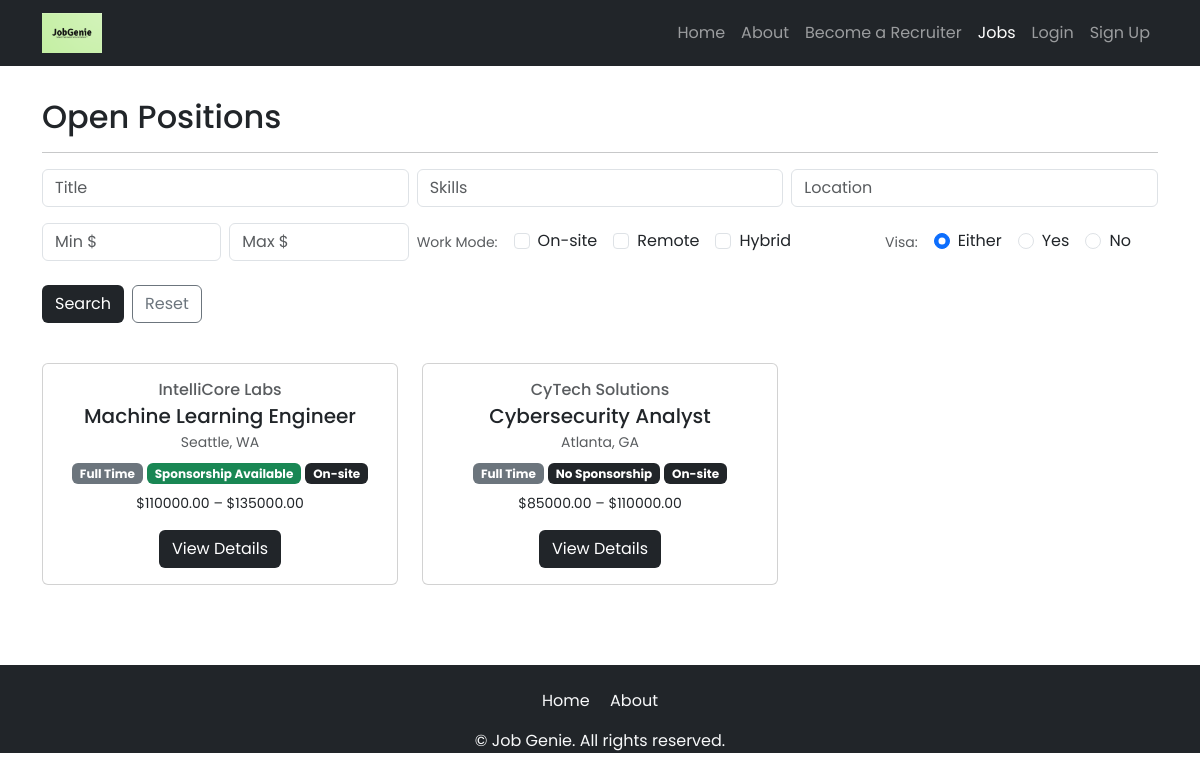
The app's page /jobs/, older data.
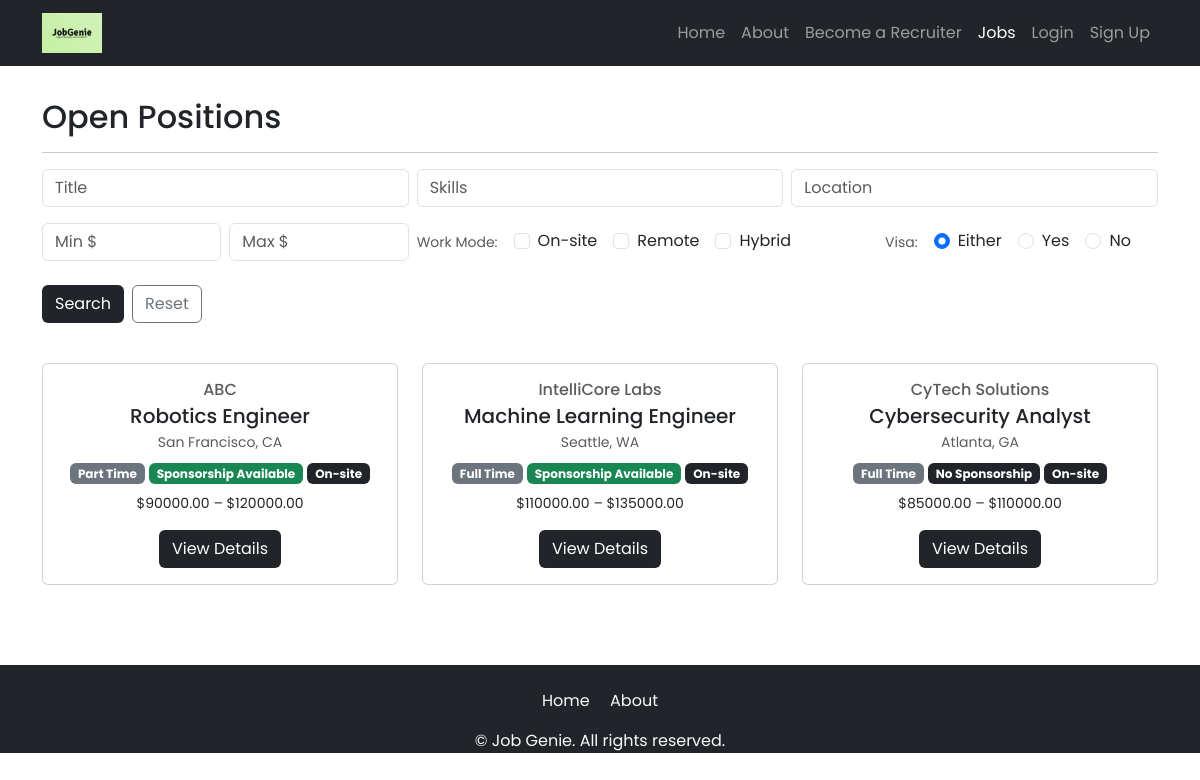
The same page, newer data.
### jobs/models.py (models this page shows, shortened)
class Job(models.Model):
    JOB_TYPES = [
        ('FT', 'Full Time'),
        ('PT', 'Part Time'),
        ('IN', 'Internship'),
        ('CT', 'Contractor'),
    ]
    REMOTE_TYPES = [
        ('ON', 'On-site'),
        ('RE', 'Remote'),
        ('HY', 'Hybrid'),
    ]
    SPONSORSHIP_OPT = [
        ('YES', 'Sponsorship Available'),
        ('NO', 'No Sponsorship'),
    ]
    recruiter = models.ForeignKey(
    Recruiter,
    on_delete=models.CASCADE,
    related_name="jobs",
    null=True,
    blank=True
    )
    title = models.CharField(max_length=255)
    company_name = models.CharField(max_length=255, blank=True, default="")
    skills = models.TextField(help_text="List required skills, separated by commas", blank=True, default="")
    location = models.CharField(max_length=255)
    salary_min = models.DecimalField(max_digits=10, decimal_places=2, null=True, blank=True)
    salary_max = models.DecimalField(max_digits=10, decimal_places=2, null=True, blank=True)
    job_type = models.CharField(max_length=2, choices=JOB_TYPES)
    visa_sponsorship = models.CharField(max_length=3, choices=SPONSORSHIP_OPT, default='NO')
    remote_type = models.CharField(max_length=2, choices=REMOTE_TYPES, default='ON')
    created_at = models.DateTimeField(auto_now_add=True)
    updated_at = models.DateTimeField(auto_now=True)
    class Meta:
        indexes = [
            models.Index(fields=['job_type']),
            models.Index(fields=['remote_type']),
            models.Index(fields=['location']),
        ]
        ordering = ['-created_at']

### jobs/views.py (the view)
# urls.py: path('', JobListView.as_view(), name='job_list'),
class JobListView(ListView):
    model = Job
    template_name = 'jobs/job_list.html'
    context_object_name = 'jobs'
    paginate_by = 12
    def get_queryset(self):
        qs = Job.objects.all().order_by('-created_at')
        g = self.request.GET
        if g.get('title'):
            qs = qs.filter(title__icontains=g['title'])
        if g.get('location'):
            qs = qs.filter(location__icontains=g['location'])
        if g.get('skills'):
            raw = g['skills'].replace(',', ' ')
            tokens = [t.strip() for t in raw.split() if t.strip()]
            if tokens:
                qs = qs.filter(reduce(operator.or_, (Q(skills__icontains=t) for t in tokens)))
        job_types = g.getlist('job_type')
        if job_types:
            qs = qs.filter(job_type__in=job_types)
        remote_types = g.getlist('remote_type')
        if remote_types:
            qs = qs.filter(remote_type__in=remote_types)
        visa = g.get('visa')
        if visa in ('YES', 'NO'):
            qs = qs.filter(visa_sponsorship=visa)
        min_salary = g.get('min_salary')
        max_salary = g.get('max_salary')
        if min_salary:
            qs = qs.filter(Q(salary_max__isnull=True) | Q(salary_max__gte=min_salary))
        if max_salary:
            qs = qs.filter(Q(salary_min__isnull=True) | Q(salary_min__lte=max_salary))
        if self.request.user.is_authenticated:
            applied = Application.objects.filter(candidate=self.request.user)
            applied_dict = {app.job_id: app for app in applied}
            for job in qs:
                job.my_application = applied_dict.get(job.id)
        return qs
    def get_context_data(self, **kwargs):
        ctx = super().get_context_data(**kwargs)
        g = self.request.GET
        ctx['filter_form'] = JobFilterForm(g or None)
        ctx['selected_remote_types'] = g.getlist('remote_type')
        ctx['selected_visa'] = g.get('visa', '')
        return ctx

### jobs/forms.py
class JobFilterForm(forms.Form):
    title = forms.CharField(required=False)
    skills = forms.CharField(required=False, help_text="Separate skills with comma or space")
    location = forms.CharField(required=False)
    min_salary = forms.DecimalField(required=False, min_value=0)
    max_salary = forms.DecimalField(required=False, min_value=0)
    job_type = forms.MultipleChoiceField(
        required=False, choices=Job.JOB_TYPES, widget=forms.CheckboxSelectMultiple
    )
    remote_type = forms.MultipleChoiceField(
        required=False, choices=Job.REMOTE_TYPES, widget=forms.CheckboxSelectMultiple
    )
    visa = forms.ChoiceField(
        required=False,
        choices=[('', 'Either'), ('YES', 'Sponsorship available'), ('NO', 'No sponsorship')],
    )

### jobs/templates/jobs/job_list.html (shortened to what this page needs)
{% extends 'base.html' %}
{% load static %}
{% block content %}
<div class="p-3">
  <div class="container">
    <div class="row mt-3">
      <div class="col mx-auto mb-3">
        <h2>Open Positions</h2>
        <hr />
        <form method="GET" class="mb-3">
          <div class="row g-2">
            <div class="col-12 col-md-4">
              <input type="text" class="form-control" name="title"
                     value="{{ request.GET.title }}" placeholder="Title">
            </div>
            <div class="col-12 col-md-4">
              <input type="text" class="form-control" name="skills"
                     value="{{ request.GET.skills }}" placeholder="Skills">
            </div>
            <div class="col-12 col-md-4">
              <input type="text" class="form-control" name="location"
                     value="{{ request.GET.location }}" placeholder="Location">
            </div>
          </div>
          <div class="row g-2 mt-2 align-items-center">
            <div class="col-12 col-md-4 d-flex gap-2">
              <input type="number" step="0.01" class="form-control" name="min_salary"
                     value="{{ request.GET.min_salary }}" placeholder="Min $">
              <input type="number" step="0.01" class="form-control" name="max_salary"
                     value="{{ request.GET.max_salary }}" placeholder="Max $">
            </div>
            <div class="col-12 col-md-5 d-flex flex-wrap align-items-center gap-3">
              <div class="small text-muted">Work Mode:</div>
              <label class="form-check">
                <input class="form-check-input" type="checkbox" name="remote_type" value="ON"
                       {% if 'ON' in selected_remote_types %}checked{% endif %}>
                <span class="form-check-label">On-site</span>
              </label>
              <label class="form-check">
                <input class="form-check-input" type="checkbox" name="remote_type" value="RE"
                       {% if 'RE' in selected_remote_types %}checked{% endif %}>
                <span class="form-check-label">Remote</span>
              </label>
              <label class="form-check">
                <input class="form-check-input" type="checkbox" name="remote_type" value="HY"
                       {% if 'HY' in selected_remote_types %}checked{% endif %}>
                <span class="form-check-label">Hybrid</span>
              </label>
            </div>
            <div class="col-12 col-md-3 d-flex flex-wrap align-items-center gap-3">
              <div class="small text-muted">Visa:</div>
              <label class="form-check">
                <input class="form-check-input" type="radio" name="visa" value=""
                       {% if not selected_visa %}checked{% endif %}>
                <span class="form-check-label">Either</span>
              </label>
              <label class="form-check">
                <input class="form-check-input" type="radio" name="visa" value="YES"
                       {% if selected_visa == 'YES' %}checked{% endif %}>
                <span class="form-check-label">Yes</span>
              </label>
              <label class="form-check">
                <input class="form-check-input" type="radio" name="visa" value="NO"
                       {% if selected_visa == 'NO' %}checked{% endif %}>
                <span class="form-check-label">No</span>
              </label>
            </div>
          </div>
          <div class="row g-2 mt-3">
            <div class="col-12 d-flex gap-2">
              <button class="btn bg-dark text-white" type="submit">Search</button>
              <a class="btn btn-outline-secondary" href="{% url 'job_list' %}">Reset</a>
            </div>
          </div>
        </form>
        <div class="row row-cols-1 row-cols-sm-2 row-cols-lg-3 row-cols-xxl-4 g-4 mt-2">
          {% for job in jobs %}
            <div class="col">
              <div class="card h-100 p-3 text-center">
                <h6 class="text-muted mb-1">{{ job.company_name }}</h6>
                <h5 class="mb-1">{{ job.title }}</h5>
                <div class="small text-muted mb-2">{{ job.location }}</div>
                <div class="mb-2">
                  <span class="badge bg-secondary">{{ job.get_job_type_display }}</span>
                  <span class="badge {% if job.visa_sponsorship == 'YES' %}bg-success{% else %}bg-dark{% endif %}">
                    {{ job.get_visa_sponsorship_display }}
                  </span>
                  {% if job.remote_type %}
                    <span class="badge bg-dark">{{ job.get_remote_type_display }}</span>
                  {% endif %}
                </div>
                {% if job.salary_min or job.salary_max %}
                  <div class="small mb-3">
                    ${{ job.salary_min|default:"?" }} – ${{ job.salary_max|default:"?" }}
                  </div>
                {% endif %}
                <div class="mt-auto">
                  <a href="{% url 'job_detail' job.pk %}" class="btn bg-dark text-white">
                    View Details
                  </a>
                </div>
              </div>
            </div>
          {% empty %}
            <div class="col">
              <div class="alert alert-light border w-100">No jobs found.</div>
            </div>
          {% endfor %}
        </div>
    </div>
  </div>
</div>
{% endblock content %}

### jobgenie/templates/base.html (shortened to what this page needs)
<!DOCTYPE html>
<html>
{% load static %}
<head>
    <link href="https://cdn.jsdelivr.net/npm/bootstrap@5.3.3/dist/css/bootstrap.min.css" rel="stylesheet"
>
    <link rel="stylesheet" href="https://cdnjs.cloudflare.com/ajax/libs/font-awesome/6.1.1/css/all.min.css">
    <link rel="stylesheet" type="text/css" href="{% static 'css/style.css' %}">
</head>
<body>
    <header>
        <nav class="navbar navbar-expand-lg navbar-dark bg-dark">
            <div class="container">
                <a class="navbar-brand" href="{% url 'home.index' %}">
                    <img src="{% static 'img/logo.png' %}" alt="logo" height="40" />
                </a>
                <div class="collapse navbar-collapse" id="navbarNav">
                    <ul class="navbar-nav ms-auto">
                        <li class="nav-item">
                            <a class="nav-link {% if request.resolver_match.url_name == 'home.index' %}active{% endif %}"
                                href="{% url 'home.index' %}">Home</a>
                        </li>
                        <li class="nav-item">
                            <a class="nav-link {% if request.resolver_match.url_name == 'home.about' %}active{% endif %}"
                                href="{% url 'home.about' %}">About</a>
                        </li>
                        <li class="nav-item">
                            {% if user.is_authenticated %}
                                {% if user.recruiter_profile %}
                                    <a class="nav-link" href="{% url 'recruiters:dashboard' %}">Recruiter Dashboard</a>
                                {% else %}
                                    <a class="nav-link" href="{% url 'recruiters:become_recruiter' %}">Become a Recruiter</a>
                                {% endif %}
                            {% else %}
                                <a class="nav-link" href="{% url 'accounts.login' %}?next={% url 'recruiters:become_recruiter' %}">Become a Recruiter</a>
                            {% endif %}
                        </li>
                        <li class="nav-item">
                            <a class="nav-link {% if request.path|slice:':6' == '/jobs/' %}active{% endif %}"
                                href="{% url 'job_list' %}">
                                Jobs
                            </a>
                        </li>
                        {% if user.is_authenticated %}
                        <a class="nav-link" href="{% url 'profiles:view_profile' %}">My Profile</a>
                        <a class="nav-link" href="{% url 'accounts.logout' %}">Logout ({{user.username }})</a>
                        {% else %}
                        <a class="nav-link" href="{% url 'accounts.login' %}">Login</a>
                        <a class="nav-link" href="{% url 'accounts.signup' %}">Sign Up</a>
                        {% endif %}
                    </ul>
                </div>
            </div>
        </nav>
    </header>
    <div>
        {% block content %}
        {% endblock content %}
    </div>
    <footer class="bg-dark text-light pt-4 mt-5">
        <div class="container text-center">
            <div class="mb-3">
                <a href="{% url 'home.index' %}" class="text-light text-decoration-none me-3">Home</a>
                <a href="{% url 'home.about' %}" class="text-light text-decoration-none">About</a>
            </div>
            <p class="mb-0">&copy; {{ now|date:"Y" }} Job Genie. All rights reserved.</p>
        </div>
    </footer>
</body>
</html>

### jobgenie/static/css/style.css (style rules this page uses)
body { font-family: 'Poppins', sans-serif; }
.navbar-brand { font-size: 1.4rem; letter-spacing: 1px; }

Row changes from the older to the newer data that the page shows:
added Job: company_name "ABC", title "Robotics Engineer", location "San Francisco, CA", job_type "Part Time", visa_sponsorship "Sponsorship Available", remote_type "On-site", salary_min "90000.00", salary_max "120000.00"
